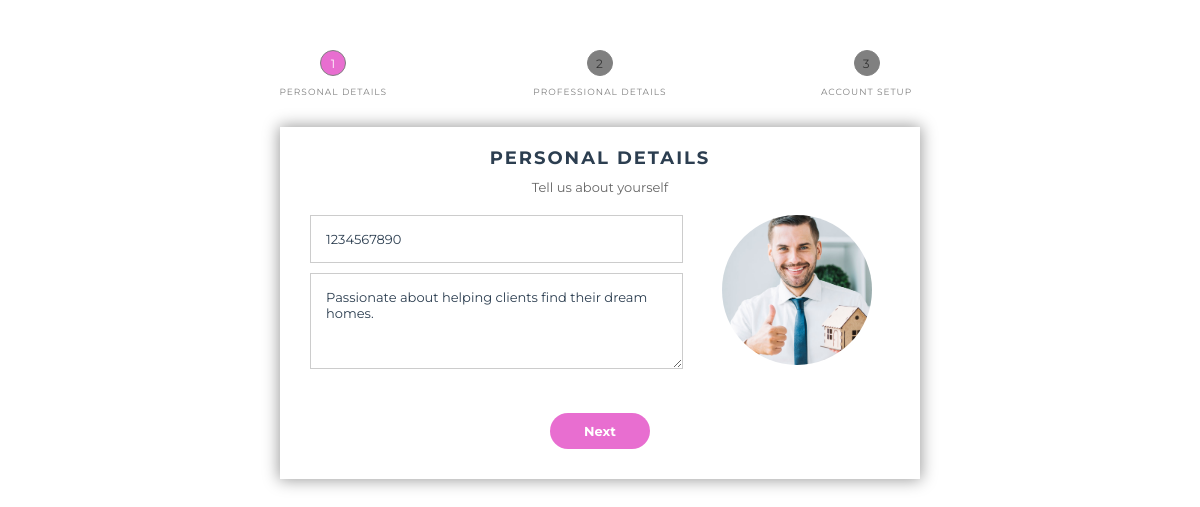
/dashboard/profile.php (signed in), run on the app's committed database.
### tables this page shows
CREATE TABLE users (
    id INT AUTO_INCREMENT PRIMARY KEY,
    username VARCHAR(100) NOT NULL,
    name VARCHAR(100) NOT NULL,
    email VARCHAR(100) UNIQUE NOT NULL,
    password_hash VARCHAR(255) NOT NULL,
    role ENUM('end-user', 'agent', 'admin') NOT NULL,
    profile_pic VARCHAR(255) NULL,
    contact VARCHAR(15) ,
    created_at TIMESTAMP DEFAULT CURRENT_TIMESTAMP
);

CREATE TABLE agent (
    id INT AUTO_INCREMENT PRIMARY KEY,
    agent_id INT,   
    agency VARCHAR(100) NULL,
    experience INT NULL,
    bio TEXT NULL,
    status ENUM('pending', 'approved', 'rejected') DEFAULT 'pending',
    created_at TIMESTAMP DEFAULT CURRENT_TIMESTAMP,
    FOREIGN KEY (agent_id) REFERENCES users(id) ON DELETE SET NULL
);

### dashboard/backend/save-profile.php (called while the page is built, shortened)
<?php
$agent_id = isset($_SESSION['id']) ? intval($_SESSION['id']) : 0;
try {
    $sqlUser = "SELECT * FROM users WHERE id = :id AND role = 2";
    $stmtUser = $conn->prepare($sqlUser);
    $stmtUser->bindParam(':id', $agent_id, PDO::PARAM_INT);
    $stmtUser->execute();
    $user = $stmtUser->fetch(PDO::FETCH_ASSOC);
    $sqlAgent = "SELECT * FROM agent WHERE agent_id = :agent_id";
    $stmtAgent = $conn->prepare($sqlAgent);
    $stmtAgent->bindParam(':agent_id', $agent_id, PDO::PARAM_INT);
    $stmtAgent->execute();
    $agent = $stmtAgent->fetch(PDO::FETCH_ASSOC);
} catch (PDOException $e) {
    $_SESSION['error'] = "Database error: " . $e->getMessage();
    echo "<script>window.location.href='profile.php'</script>";
    exit;
}

### dashboard/profile.php (the view, shortened to what this page needs)
<?php
require_once "components/db_connection.php";
require_once "backend/save-profile.php";
?>
<!DOCTYPE html>
<html lang="en">
<head>
    <link rel="stylesheet" href="assets/css/profile.css">
    <link rel="stylesheet" href="assets/css/personalProfile.css">
</head>
<body>
    <div class="row">
        <div class="col-md-6 col-lg-3 col-6 col-md-offset-3 msform-container" style="text-align: center;">
            <form id="msform" action="" method="POST" enctype="multipart/form-data">
                <ul id="progressbar">
                    <li class="active">Personal Details</li>
                    <li>Professional Details</li>
                    <li>Account Setup</li>
                </ul>
                <fieldset>
                    <h2 class="fs-title">Personal Details</h2>
                    <h3 class="fs-subtitle">Tell us about yourself</h3>
                    <div class="custom-row">
                        <div class="custom-col custom-col-left">
                            <div class="form-group">
                                <input type="text" name="phone" id="phone" placeholder="+1 (988) 471-92" class="form-control" maxlength="12" value="<?php echo htmlspecialchars($user['contact'] ?? ''); ?>" required />
                            </div>
                            <div class="form-group">
                                <textarea name="bio" id="bio" placeholder="Write something about yourself..." rows="4" class="form-control"><?php echo htmlspecialchars($agent['bio'] ?? ''); ?></textarea>
                            </div>
                        </div>
                        <div class="custom-col custom-col-right">
                            <?php if (!empty($user['profile_pic'])): ?>
                                <img src="<?php echo  htmlspecialchars($user['profile_pic']); ?>" alt="Profile Avatar" class="avatar img-fluid" id="avatarPreview" />
                            <?php else: ?>
                                <img src="assets/img/profile.jpg" alt="Default Avatar" class="custom-avatar img-fluid" id="avatarPreview" />
                            <?php endif; ?>
                        </div>
                    </div>
                    <input type="button" name="next" class="next action-button" value="Next" />
                </fieldset>
            </form>
        </div>
    </div>
</body>
</html>

### dashboard/assets/css/profile.css (style rules this page uses)
* { margin: 0; padding: 0; }
html { height: 100%; background: -webkit-linear-gradient(to left, #6441A5, #2a0845); }
body { font-family: montserrat, arial, verdana; background: transparent; }
#msform { text-align: center; position: relative; margin-top: 30px; }
#msform fieldset { background: white; border: 0 none; border-radius: 0px; box-shadow: 0 0 15px 1px rgba(0, 0, 0, 0.4); padding: 20px 30px; box-sizing: border-box; width: 80%; margin: 0 10%; position: relative; }
#msform input, #msform textarea { padding: 15px; border: 1px solid #ccc; border-radius: 0px; margin-bottom: 10px; width: 100%; box-sizing: border-box; font-family: montserrat; color: #2C3E50; font-size: 13px; }
#msform .action-button { width: 100px; background: #E86ED0; font-weight: bold; color: white; border: 0 none; border-radius: 25px; cursor: pointer; padding: 10px 5px; margin: 10px 5px; }
.fs-title { font-size: 18px; text-transform: uppercase; color: #2C3E50; margin-bottom: 10px; letter-spacing: 2px; font-weight: bold; }
.fs-subtitle { font-weight: normal; font-size: 13px; color: #666; margin-bottom: 20px; }
#progressbar { margin-bottom: 30px; overflow: hidden; counter-reset: step; }
#progressbar li { list-style-type: none; color: grey; text-transform: uppercase; font-size: 9px; width: 33.33%; float: left; position: relative; letter-spacing: 1px; }
#progressbar li:before { content: counter(step); counter-increment: step; width: 24px; height: 24px; line-height: 26px; display: block; font-size: 12px; color: #333; background: grey; border-radius: 25px; border: 1px solid grey; margin: 0 auto 10px auto; }
#progressbar li:after { content: ''; width: 100%; height: 2px; background: white; position: absolute; left: -50%; top: 9px; z-index: -1; }
#progressbar li:first-child:after { content: none; }
#progressbar li.active:before, #progressbar li.active:after { background: #E86ED0; color: white; }

### dashboard/assets/css/personalProfile.css (style rules this page uses)
.custom-row { display: flex; flex-wrap: wrap; gap: 20px; margin-bottom: 20px; }
.custom-col { flex: 1; }
.custom-col-left { flex: 2; }
.custom-col-right { flex: 1; text-align: center; }
.avatar, .custom-avatar { width: 150px; height: 150px; border-radius: 50%; object-fit: cover; cursor: pointer; }

### dashboard/profile.php (style rules this page uses)
.msform-container { max-width: 800px; margin: 0 auto; padding: 20px; }

### data on the page
users: phone "1234567890", profile_pic (picture)
agent: bio "Passionate about helping clients find their dream homes."
